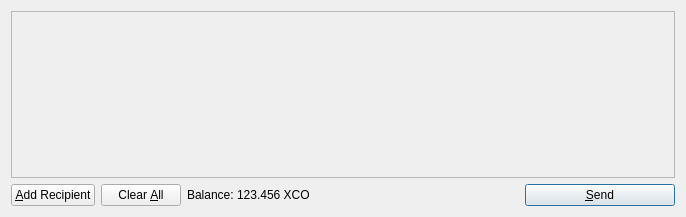
<?xml version="1.0" encoding="UTF-8"?>
<ui version="4.0">
 <class>SendCoinsDialog</class>
 <widget class="QDialog" name="SendCoinsDialog">
  <property name="geometry">
   <rect>
    <x>0</x>
    <y>0</y>
    <width>686</width>
    <height>217</height>
   </rect>
  </property>
  <property name="windowTitle">
   <string>Send Coins</string>
  </property>
  <layout class="QVBoxLayout" name="verticalLayout">
   <item>
    <widget class="QScrollArea" name="scrollArea">
     <property name="widgetResizable">
      <bool>true</bool>
     </property>
     <widget class="QWidget" name="scrollAreaWidgetContents">
      <property name="geometry">
       <rect>
        <x>0</x>
        <y>0</y>
        <width>666</width>
        <height>165</height>
       </rect>
      </property>
      <layout class="QVBoxLayout" name="verticalLayout_2">
       <property name="margin">
        <number>0</number>
       </property>
       <item>
        <layout class="QVBoxLayout" name="entries">
         <property name="spacing">
          <number>6</number>
         </property>
        </layout>
       </item>
       <item>
        <spacer name="verticalSpacer">
         <property name="orientation">
          <enum>Qt::Vertical</enum>
         </property>
         <property name="sizeHint" stdset="0">
          <size>
           <width>20</width>
           <height>40</height>
          </size>
         </property>
        </spacer>
       </item>
      </layout>
     </widget>
    </widget>
   </item>
   <item>
    <layout class="QHBoxLayout" name="horizontalLayout">
     <item>
      <widget class="QPushButton" name="addButton">
       <property name="toolTip">
        <string>Send to multiple recipients at once</string>
       </property>
       <property name="text">
        <string>&amp;Add Recipient</string>
       </property>
       <property name="icon">
        <iconset resource="../bitcoin.qrc">
         <normaloff>:/icons/add</normaloff>:/icons/add</iconset>
       </property>
       <property name="autoDefault">
        <bool>false</bool>
       </property>
      </widget>
     </item>
     <item>
      <widget class="QPushButton" name="clearButton">
       <property name="sizePolicy">
        <sizepolicy hsizetype="Minimum" vsizetype="Fixed">
         <horstretch>0</horstretch>
         <verstretch>0</verstretch>
        </sizepolicy>
       </property>
       <property name="toolTip">
        <string>Remove all transaction fields</string>
       </property>
       <property name="text">
        <string>Clear &amp;All</string>
       </property>
       <property name="icon">
        <iconset resource="../bitcoin.qrc">
         <normaloff>:/icons/remove</normaloff>:/icons/remove</iconset>
       </property>
       <property name="autoRepeatDelay">
        <number>300</number>
       </property>
       <property name="autoDefault">
        <bool>false</bool>
       </property>
      </widget>
     </item>
     <item>
      <layout class="QHBoxLayout" name="horizontalLayout_2">
       <property name="spacing">
        <number>3</number>
       </property>
       <item>
        <widget class="QLabel" name="label">
         <property name="text">
          <string>Balance:</string>
         </property>
        </widget>
       </item>
       <item>
        <widget class="QLabel" name="labelBalance">
         <property name="cursor">
          <cursorShape>IBeamCursor</cursorShape>
         </property>
         <property name="text">
          <string>123.456 XCO</string>
         </property>
         <property name="textInteractionFlags">
          <set>Qt::LinksAccessibleByMouse|Qt::TextSelectableByKeyboard|Qt::TextSelectableByMouse</set>
         </property>
        </widget>
       </item>
      </layout>
     </item>
     <item>
      <spacer name="horizontalSpacer">
       <property name="orientation">
        <enum>Qt::Horizontal</enum>
       </property>
       <property name="sizeHint" stdset="0">
        <size>
         <width>40</width>
         <height>20</height>
        </size>
       </property>
      </spacer>
     </item>
     <item>
      <widget class="QPushButton" name="sendButton">
       <property name="minimumSize">
        <size>
         <width>150</width>
         <height>0</height>
        </size>
       </property>
       <property name="toolTip">
        <string>Confirm the send action</string>
       </property>
       <property name="text">
        <string>&amp;Send</string>
       </property>
       <property name="icon">
        <iconset resource="../bitcoin.qrc">
         <normaloff>:/icons/send</normaloff>:/icons/send</iconset>
       </property>
       <property name="default">
        <bool>true</bool>
       </property>
      </widget>
     </item>
    </layout>
   </item>
  </layout>
 </widget>
 <resources>
  <include location="../bitcoin.qrc"/>
 </resources>
 <connections/>
</ui>
